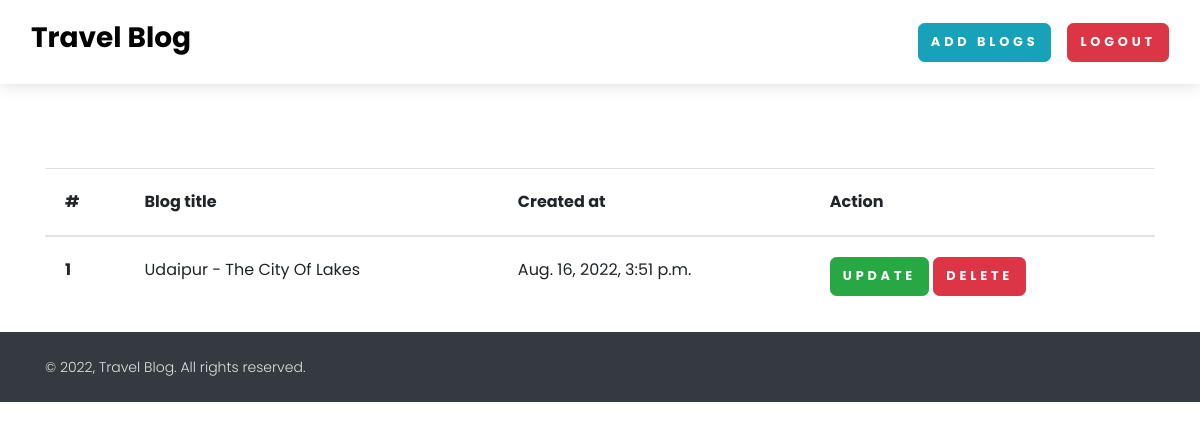
The app's page /see-blog/ (signed in) with its own data.
### home/models.py (models this page shows, shortened)
class BlogModel(models.Model):
    title = models.CharField(max_length=1000)
    content = FroalaField()
    slug = models.SlugField(max_length=1000, null=True, blank=True)
    user = models.ForeignKey(User, blank=True, null=True,
                             on_delete=models.CASCADE)
    image = models.ImageField(upload_to='blog')
    created_at = models.DateTimeField(auto_now_add=True)
    upload_to = models.DateTimeField(auto_now=True)
    def __str__(self):
        return self.title

### home/views.py (the view)
# urls.py: path('see-blog/', see_blog, name="see_blog"),
def see_blog(request):
    context = {}
    try:
        blog_objs = BlogModel.objects.filter(user=request.user)
        context['blog_objs'] = blog_objs
    except Exception as e:
        print(e)
    print(context)
    return render(request, 'see_blog.html', context)

### home/templates/see_blog.html
{% extends "base.html" %}
{% block start %}
<section class="mt-5 pt-5">
    <div class="container">
        <table class="table">
        <thead>
          <tr>
            <th scope="col">#</th>
            <th scope="col">Blog title</th>
            <th scope="col">Created at</th>
            <th scope="col">Action</th>
          </tr>
        </thead>
        <tbody>
            {% for blog in blog_objs %}
          <tr>
            <th scope="row">{{forloop.counter}}</th>
            <td>{{blog.title}}</td>
            <td>{{blog.created_at}}</td>
            <td>
                <a href="{%  url 'blog_update' blog.slug %}" class="btn btn-success">Update</a>
                <a href="{% url 'blog_delete' blog.id %}" class="btn btn-danger">Delete</a>
            </td>
          </tr>
          {% endfor %}
          </tbody>
          </table>
    </div>
</section>
{% endblock %}

### records on screen
BlogModel: title "Udaipur - The City Of Lakes", created_at "Aug. 16, 2022, 3:51 p.m."
